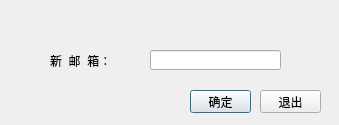
<?xml version="1.0" encoding="UTF-8"?>
<ui version="4.0">
 <class>AlterEmail</class>
 <widget class="QDialog" name="AlterEmail">
  <property name="geometry">
   <rect>
    <x>0</x>
    <y>0</y>
    <width>339</width>
    <height>125</height>
   </rect>
  </property>
  <property name="windowTitle">
   <string>Dialog</string>
  </property>
  <property name="styleSheet">
   <string notr="true">QDialog#AlterEmail{
	background-image:url(img/alterEmail.jpg);
}</string>
  </property>
  <widget class="QPushButton" name="BtnConfirm">
   <property name="geometry">
    <rect>
     <x>190</x>
     <y>90</y>
     <width>61</width>
     <height>23</height>
    </rect>
   </property>
   <property name="text">
    <string>确定</string>
   </property>
  </widget>
  <widget class="QPushButton" name="BtnCancel">
   <property name="geometry">
    <rect>
     <x>260</x>
     <y>90</y>
     <width>61</width>
     <height>23</height>
    </rect>
   </property>
   <property name="text">
    <string>退出</string>
   </property>
  </widget>
  <widget class="QLineEdit" name="newEmail">
   <property name="geometry">
    <rect>
     <x>150</x>
     <y>50</y>
     <width>131</width>
     <height>20</height>
    </rect>
   </property>
  </widget>
  <widget class="QLabel" name="label">
   <property name="geometry">
    <rect>
     <x>50</x>
     <y>50</y>
     <width>91</width>
     <height>21</height>
    </rect>
   </property>
   <property name="styleSheet">
    <string notr="true">font: 75 11pt &quot;黑体&quot;;</string>
   </property>
   <property name="text">
    <string>新  邮  箱：</string>
   </property>
  </widget>
  <widget class="QLabel" name="errorInfo">
   <property name="geometry">
    <rect>
     <x>50</x>
     <y>90</y>
     <width>111</width>
     <height>21</height>
    </rect>
   </property>
   <property name="styleSheet">
    <string notr="true">font: 75 8pt &quot;黑体&quot;;
color:rgb(255,255,0)</string>
   </property>
   <property name="text">
    <string/>
   </property>
  </widget>
 </widget>
 <resources/>
 <connections/>
</ui>
